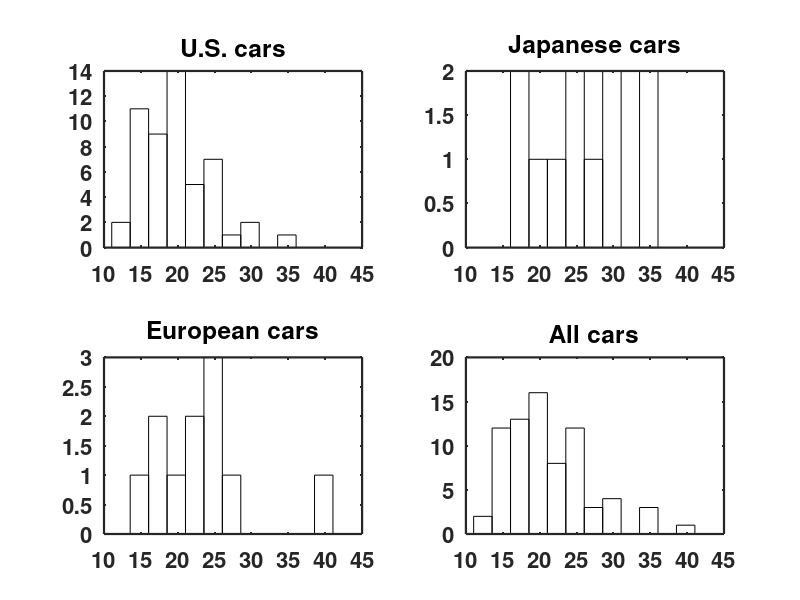

This figure's MATLAB source:

clear all
close all
clc

% load data
load carc.txt

% define variables
% extract mileage by different headquarters from USA=1, Japan=2, EU=3 for
% calculation of means
M = carc(:,2);   % mileage
C = carc(:,13);  % headquarters

j=1;
l=1;
m=1;
for i=1:length(C)
    if (C(i)==1)
        us(j) = M(i);
        j = j+1;
    elseif (C(i)==2)
        ja(l) = M(i);
        l = l+1;
    elseif (C(i)==3)
        eu(m) = M(i);
        m = m+1;
    end
end

y = [10:2.5:45]'; % bandwidth = 2.5
origin = 10;
i = 0:15;
y1 = origin + 2.5*i + 2.5*(origin<min(us))-0.2;
y2 = origin + 2.5*i + 2.5*(origin<min(ja))-0.2;
y3 = origin + 2.5*i + 2.5*(origin<min(eu))-0.2;
y4 = origin + 2.5*i + 2.5*(origin<min(M))-0.2;
% plot
subplot(2,2,1)
hist(us,y1)
axis 'auto y'
axis manual
h = findobj(gca,'Type','patch');
set(h,'FaceColor','w','EdgeColor','k')
title('U.S. cars','FontSize',16,'FontWeight','Bold')
box on
set(gca,'LineWidth',1.6,'FontSize',16,'FontWeight','Bold')
xlim([10 45])
subplot(2,2,2)
hist(ja,y2)
axis 'auto y'
axis manual
h = findobj(gca,'Type','patch');
set(h,'FaceColor','w','EdgeColor','k')
title('Japanese cars','FontSize',16,'FontWeight','Bold')
box on
set(gca,'LineWidth',1.6,'FontSize',16,'FontWeight','Bold')
xlim([10 45])
subplot(2,2,3)
hist(eu,y3)
axis 'auto y'
axis manual
h = findobj(gca,'Type','patch');
set(h,'FaceColor','w','EdgeColor','k')
title('European cars','FontSize',16,'FontWeight','Bold')
box on
set(gca,'LineWidth',1.6,'FontSize',16,'FontWeight','Bold')
xlim([10 45])
subplot(2,2,4)
hist(M,y4)
axis 'auto y'
axis manual
h = findobj(gca,'Type','patch');
set(h,'FaceColor','w','EdgeColor','k')
title('All cars','FontSize',16,'FontWeight','Bold')
box on
set(gca,'LineWidth',1.6,'FontSize',16,'FontWeight','Bold')
xlim([10 45])
